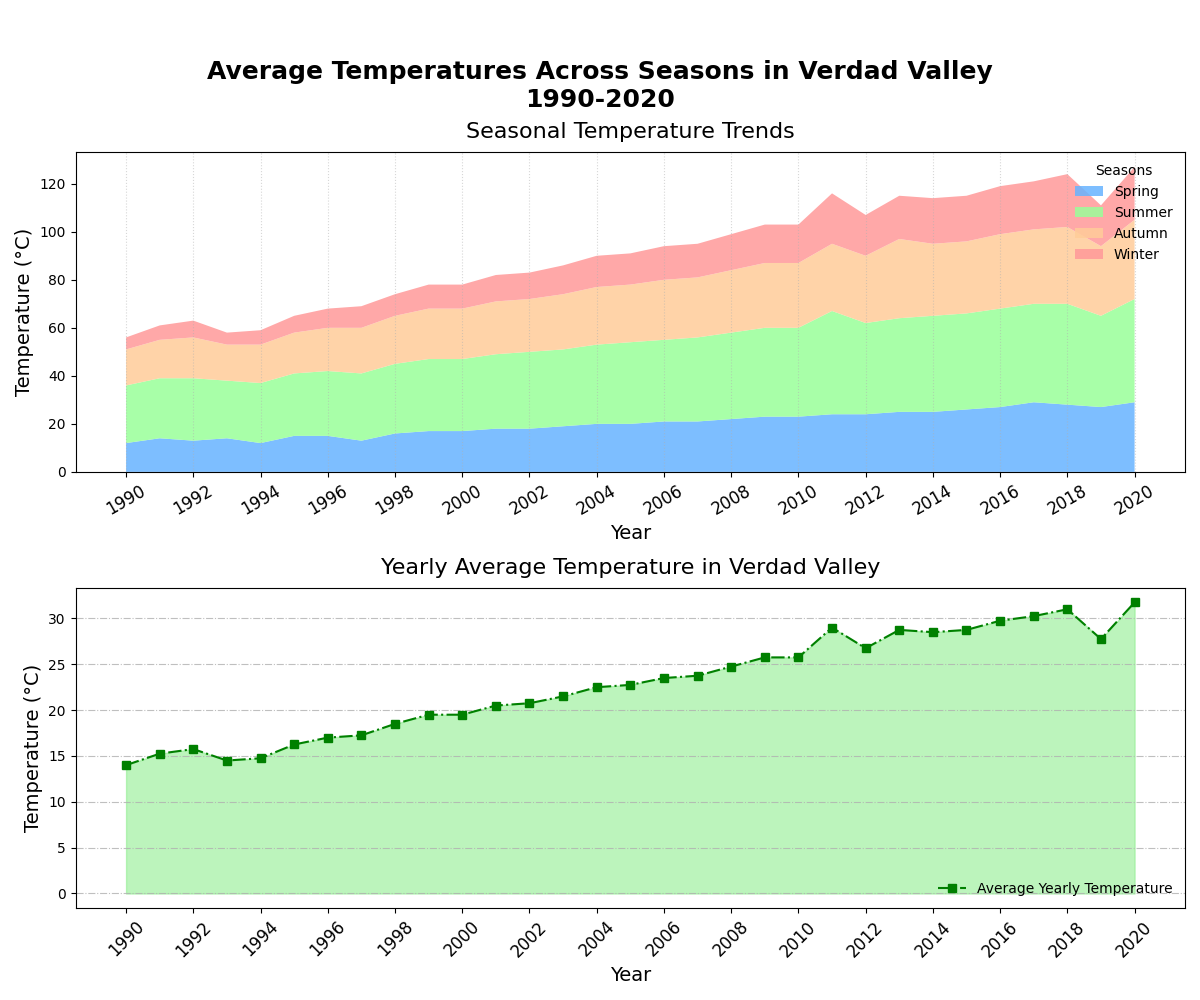

Here is the Python script that generated this plot:
import matplotlib.pyplot as plt
import numpy as np

# Years from 1990 to 2020
years = np.arange(1990, 2021)

# Average temperatures (in °C) for each season over the years
spring_temps = [12, 14, 13, 14, 12, 15, 15, 13, 16, 17, 17, 18, 18, 19, 20, 20, 21, 21, 22, 23, 23, 24, 24, 25, 25, 26, 27, 29, 28, 27, 29]
summer_temps = [24, 25, 26, 24, 25, 26, 27, 28, 29, 30, 30, 31, 32, 32, 33, 34, 34, 35, 36, 37, 37, 43, 38, 39, 40, 40, 41, 41, 42, 38, 43]
autumn_temps = [15, 16, 17, 15, 16, 17, 18, 19, 20, 21, 21, 22, 22, 23, 24, 24, 25, 25, 26, 27, 27, 28, 28, 33, 30, 30, 31, 31, 32, 29, 33]
winter_temps = [5, 6, 7, 5, 6, 7, 8, 9, 9, 10, 10, 11, 11, 12, 13, 13, 14, 14, 15, 16, 16, 21, 17, 18, 19, 19, 20, 20, 22, 17, 22]

fig, axs = plt.subplots(nrows=2, ncols=1, figsize=(12, 10))
fig.suptitle('Average Temperatures Across Seasons in Verdad Valley\n1990-2020', fontsize=18, fontweight='bold', y=0.94)

# Stacked Area Chart
axs[0].stackplot(years, spring_temps, summer_temps, autumn_temps, winter_temps,
                labels=['Spring', 'Summer', 'Autumn', 'Winter'],
                colors=['#66b3ff', '#99ff99', '#ffcc99', '#ff9999'], alpha=0.85)
axs[0].set_title('Seasonal Temperature Trends', fontsize=16, pad=10)
axs[0].set_xlabel('Year', fontsize=14)
axs[0].set_ylabel('Temperature (°C)', fontsize=14)
axs[0].legend(loc='upper right', title='Seasons', fontsize=10, frameon=False)
axs[0].grid(axis='x', linestyle=':', alpha=0.5)
axs[0].set_xticks(years[::2])
axs[0].set_xticklabels(years[::2], rotation=30, fontsize=12)

# Subplot for Yearly Temperature Averages Comparison
average_temps = (np.array(spring_temps) + np.array(summer_temps) + np.array(autumn_temps) + np.array(winter_temps)) / 4
axs[1].plot(years, average_temps, linestyle='-.', marker='s', color='g', label='Average Yearly Temperature')
axs[1].fill_between(years, average_temps, color='lightgreen', alpha=0.6)
axs[1].set_title('Yearly Average Temperature in Verdad Valley', fontsize=16, pad=10)
axs[1].set_xlabel('Year', fontsize=14)
axs[1].set_ylabel('Temperature (°C)', fontsize=14)
axs[1].legend(loc='lower right', fontsize=10, frameon=False)
axs[1].grid(axis='y', linestyle='-.', alpha=0.8)
axs[1].set_xticks(years[::2])
axs[1].set_xticklabels(years[::2], rotation=45, fontsize=12)

plt.tight_layout(rect=[0, 0, 1, 0.96])
plt.show()
